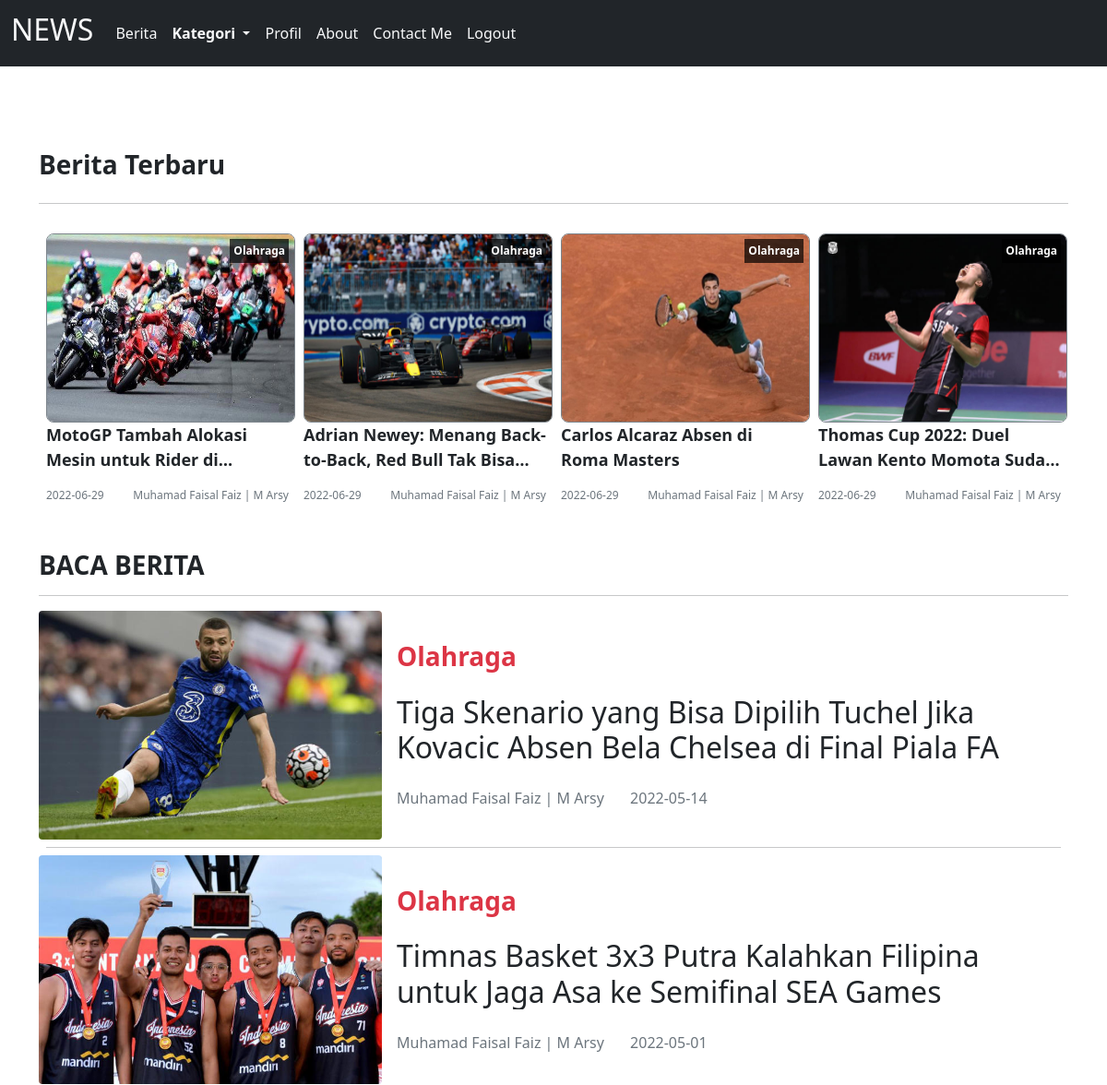
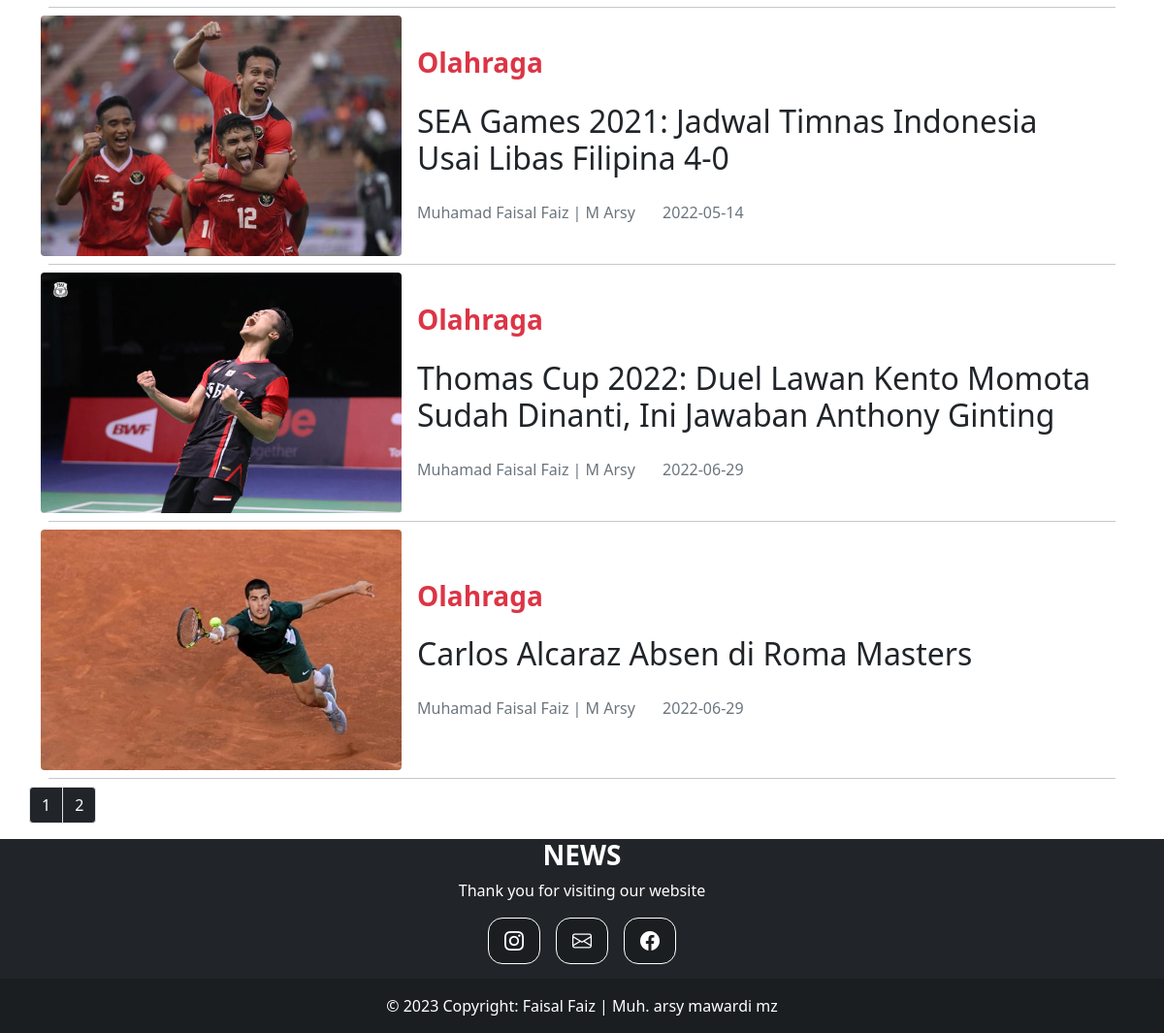
Page /kategoriolahragapage.php (signed in) on the committed database (2 pictures, top to bottom).
### tables this page shows
CREATE TABLE `berita` (
  `id_berita` int(11) NOT NULL,
  `id_kategori` int(11) NOT NULL,
  `judul_berita` varchar(255) NOT NULL,
  `penulis_berita` varchar(255) NOT NULL,
  `tgl_berita` date NOT NULL,
  `isi_berita` text NOT NULL,
  `gambar_berita` varchar(255) NOT NULL
);

CREATE TABLE `kategori` (
  `id_kategori` int(11) NOT NULL,
  `nama_kategori` varchar(255) NOT NULL
);

### kategoriolahragapage.php (the view, shortened to what this page needs)
<?php
        include "koneksi.php";
        $id="olahraga";
        $limit = 5;
          if (isset($_GET["page"])) {
	          $page  = $_GET["page"];
	        }
      	  else{
	          $page=1;
	        };
        $start_from = ($page-1) * $limit;
?>
<!DOCTYPE html>
<html lang="en">
<head>
     <link rel="stylesheet" href="css/bootstrap.min.css">
     <link rel="stylesheet" href="css/bootstrap.css">
     <link rel="stylesheet" href="assets/style/style.css">
     <link rel="stylesheet" href="https://cdn.jsdelivr.net/npm/bootstrap-icons@1.8.1/font/bootstrap-icons.css">
</head>
<body>
<nav class="navbar navbar-expand-lg navbar-light bg-dark ">
        <div class="container-fluid">
          <a class="navbar-brand text-light" href="#"><h2>NEWS</h2></a>
          <div class="collapse navbar-collapse" id="navbarNav">
            <ul class="navbar-nav justify-content-center">
              <li class="nav-item">
                <a class="nav-link text-light" href="user/indexuser.php">Berita</a>
              </li>
              <li class="nav-item dropdown">
               <a class="nav-link dropdown-toggle nav-link text-light fw-bold" href="#" id="navbarDropdownMenuLink" role="button" data-bs-toggle="dropdown" aria-expanded="false">
               Kategori
          </a>
              </li>
              <li class="nav-item">
                <a class="nav-link text-light" href="user/indexprofil.php">Profil</a>
              </li>
              <li class="nav-item">
                <a class="nav-link text-light" href="aboutpage.php">About</a>
              </li>
              <li class="nav-item">
                <a class="nav-link text-light" href="contactpage.php">Contact Me</a>
              </li>
              <li class="nav-item">
                <a class="nav-link text-light" href="logout.php">Logout</a>
              </li>
            </ul>
          </div>
        </div>
      </nav>
    <section id="content">
    <div class="container" style="margin-top:50px;">
    <div class="d-flex justify-content-between">
      <h3 class="fw-bold">Berita Terbaru</h3>
      </div>
      <hr>
    <div class="row row-cols-1 row-cols-md-3 row-cols-2 row-cols-lg-4 g-4 g-lg-3 m-0 w-100">
        <?php
            $query= $koneksi->query("SELECT * FROM berita INNER JOIN kategori ON berita.id_kategori=kategori.id_kategori WHERE nama_kategori='$id' ORDER BY tgl_berita DESC LIMIT 4");
            while ($data=mysqli_fetch_array($query))  {
        ?>
                <div class="col">
                    <div class="card border-0 h-100 mb-2 mb-md-4">
                        <span class="label-category p-1"><?=$data['nama_kategori']?></span>
                        <img src="images/<?=$data['gambar_berita']?>" alt="" class="thumbnail-latets" style="height:100%">
                        <div class="card-body p-0">
                            <p class="card-title-latets mb-2 mb-md-3 multi-line-truncate"><?=$data['judul_berita']?></p>
                            <div class="d-flex justify-content-between">
                                <small class="text-muted"><?= $data['tgl_berita']?></small>
                                <small class="text-muted"><?= $data['penulis_berita']?></small>
                            </div>
                        </div>
                    </div>
                </div>
                <?php
            }
                ?>
    </div>
             <div id="content-news" class="row" style="margin-top:50px;">
                <div class="col-12 col-md-12">
                    <h3 class="fw-bold">BACA BERITA</h3>
                    <hr>
                     <?php
                      $result = mysqli_query($koneksi,"SELECT * FROM berita INNER JOIN kategori ON berita.id_kategori=kategori.id_kategori WHERE nama_kategori='$id' ORDER BY id_berita DESC LIMIT $start_from, $limit");
                      while ($data=mysqli_fetch_array($result))  {
                      ?>
                      <div class="card border-0 w-100">
                          <div class="row g-0 align-items-center">
                            <div class="col-md-4 col-4 position-relative">
                                <img src="images/<?=$data['gambar_berita']?>" class="img-fluid rounded my-auto" style="width:400px; heigth:100%;">
                            </div>
                            <div class="col-md-8 col-8">
                                <div class="card-body p-2 p-md-3">
                                    <h3 class="text-danger fw-bold list-label"><?=$data['nama_kategori']?></h3>
                                    <h2 class="card-title multi-line-truncate list-judul my-lg-4"><?=$data['judul_berita']?></h2>
                                    <large class="text-muted penulis me-4"><?=$data['penulis_berita']?></large>
                                    <large class="text-muted"><?=$data['tgl_berita']?></large>
                                </div>
                            </div>
                         </div>
                        <hr class="m-2">
                    </div>
                      <?php
        }
        ?>
</div>
<?php
$result_db = mysqli_query($koneksi,"SELECT COUNT(*) as jumlah FROM berita WHERE id_kategori ='3'");
$row_db = mysqli_fetch_row($result_db);
$total_records = $row_db[0];
$total_pages = ceil($total_records / $limit);
$pagLink = "<ul class='pagination'>";
for ($i=1; $i<=$total_pages; $i++) {
              $pagLink .= "<li class='page-item'><a class='page-link bg-dark text-white' href='kategoriolahragapage.php?page=".$i."'>".$i."</a></li>";
}
echo $pagLink . "</ul>";
?>
            </div>
</div>
<?php
include "footer.php";
?>
    </body>
    </html>

### assets/style/style.css (style rules this page uses)
section#content { margin-top: 90px; }
small { font-size: 12px; }
.thumbnail-latets { width: 270px; height: 176px; border-radius: 8px; border: 1px solid #7D858C; }
.label-category { position: absolute; top: 6px; right: 0; font-weight: bold; background-color: rgba(0, 0, 0, .7); color: white; font-size: 12px; }
.card-title-latets { font-size: 18px; font-weight: bold; }
.multi-line-truncate { display: -webkit-box; -webkit-box-orient: vertical; -webkit-line-clamp: 2; overflow: hidden; }

### rows in the picture
berita: id_kategori.nama_kategori "Olahraga", gambar_berita (picture), judul_berita "MotoGP Tambah Alokasi Mesin untuk Rider…", tgl_berita "2022-06-29", penulis_berita "Muhamad Faisal Faiz | M Arsy"
berita: id_kategori.nama_kategori "Olahraga", gambar_berita (picture), judul_berita "Adrian Newey: Menang Back-to-Back, Red Bull Tak…", tgl_berita "2022-06-29", penulis_berita "Muhamad Faisal Faiz | M Arsy"
berita: id_kategori.nama_kategori "Olahraga", gambar_berita (picture), judul_berita "Carlos Alcaraz Absen di Roma Masters", tgl_berita "2022-06-29", penulis_berita "Muhamad Faisal Faiz | M Arsy"
berita: id_kategori.nama_kategori "Olahraga", gambar_berita (picture), judul_berita "Thomas Cup 2022: Duel Lawan Kento Momota…", tgl_berita "2022-06-29", penulis_berita "Muhamad Faisal Faiz | M Arsy", judul_berita "Thomas Cup 2022: Duel Lawan Kento Momota Sudah Dinanti, Ini Jawaban Anthony Ginting"
berita: gambar_berita (picture), id_kategori.nama_kategori "Olahraga", judul_berita "Tiga Skenario yang Bisa Dipilih Tuchel Jika Kovacic Absen Bela Chelsea di Final Piala FA", penulis_berita "Muhamad Faisal Faiz | M Arsy", tgl_berita "2022-05-14"
berita: gambar_berita (picture), id_kategori.nama_kategori "Olahraga", judul_berita "Timnas Basket 3x3 Putra Kalahkan Filipina untuk Jaga Asa ke Semifinal SEA Games", penulis_berita "Muhamad Faisal Faiz | M Arsy", tgl_berita "2022-05-01"
berita: gambar_berita (picture), id_kategori.nama_kategori "Olahraga", judul_berita "SEA Games 2021: Jadwal Timnas Indonesia Usai Libas Filipina 4-0", penulis_berita "Muhamad Faisal Faiz | M Arsy", tgl_berita "2022-05-14"
